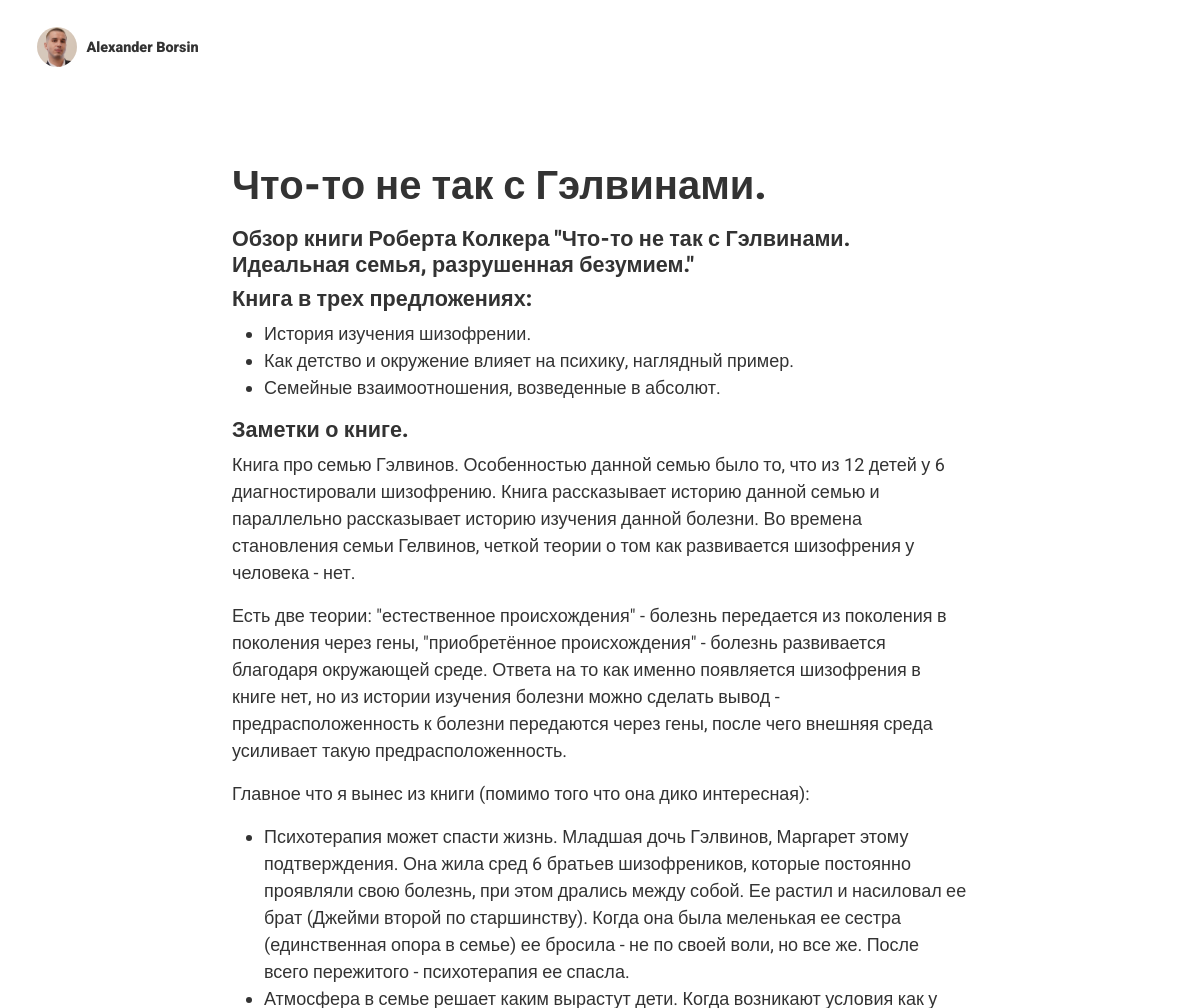
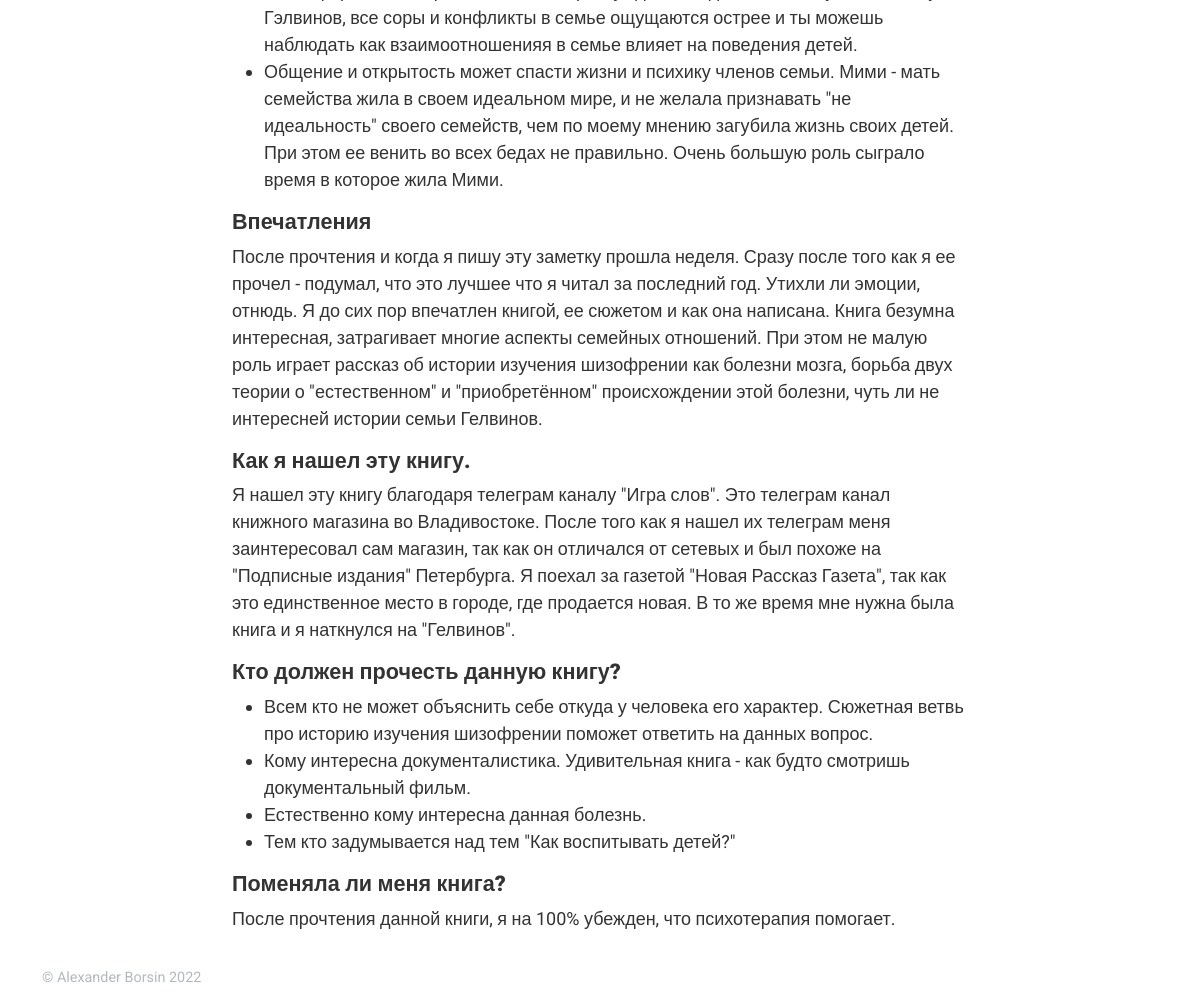
Screenshot of /blog/galvins with the database file from the repository (2 pictures, top to bottom).
### blog/models.py (models this page shows, shortened)
class Article(models.Model):
    title = models.CharField(max_length=255)
    summary = models.CharField(max_length=255)
    full_text = models.TextField()
    category = models.CharField(max_length=255)
    pubdate = models.DateTimeField()
    slug = models.CharField(max_length=255, unique=True)

### blog/views.py (the view)
# urls.py: path('blog/<slug:slug>', views.article_page, name='article_page'),
def article_page(request, slug):
    article = Article.objects.get(slug=slug)
    context = {'article': article}
    return render(request, 'article_page.html', context)

### blog/templates/article_page.html (shortened to what this page needs)
{% extends 'base.html' %}
{% load static %}
{% block content %}
    <div class="row justify-content-center">
    <div class="col-md-12 col-lg-8">
        <div class="article-list">
                <div class="article">
                <h1 class="article-title">{{article.title}}</h1>
                <p class="article-text">{{article.full_text | safe }}</p>
            </div>
        </div>
    </div>
    </div>
{% endblock %}

### blog/static/styles/styles.css (style rules this page uses)
html { position: relative; min-height: 100%; }
body { color: #333; font-family: 'Roboto', Arial, sans-serif; font-size: 18px; font-weight: 400; margin-bottom: 60px; }
h2 { font-size: 1.5em; }
h2 { font-size: 1.2em; }
h3 { font-size: 1.2em; }
h1, h2, h3, h4 { font-family: 'Roboto', Arial, Helvetica, sans-serif; font-weight: 900; }
.article { margin-button: 3em; }

### rows the page displays
Article: title "Что-то не так с Гэлвинами.", full_text "Обзор книги Роберта Колкера \"Что-то не так с Гэлвинами. Идеальная семья, разрушенная безумием.\" Книга в трех предложениях: История изучения шизофрении. Как детство и окружение влияет на психику, наглядный пример. Семейные взаимоотношения, возведенные в абсолют. Заметки о книге. Книга про семью Гэлвинов. Особенностью данной семью было то, что из 12 детей у 6 диагностировали шизофрению. Книга рассказывает историю данной семью и параллельно рассказывает историю изучения данной болезни. Во времена становления семьи Гелвинов, четкой теории о том как развивается шизофрения у человека - нет. Есть две теории: \"естественное происхождения\" - болезнь передается из поколения в поколения через гены,…"
